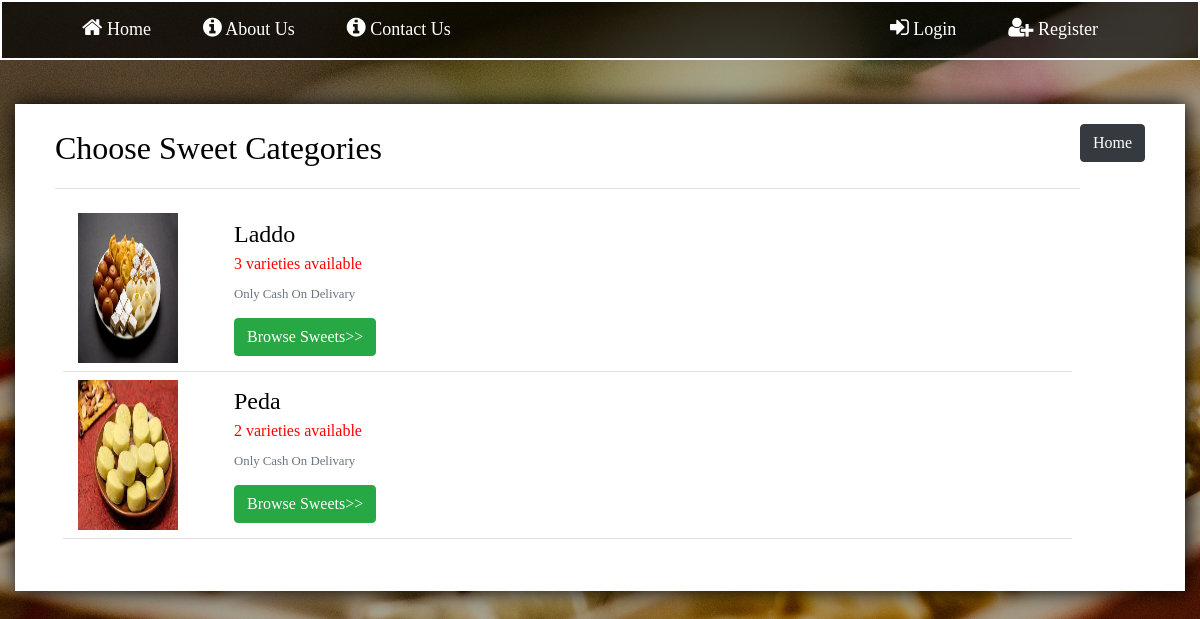
Page /store/type/ on the committed database.
### store/models.py (models this page shows, shortened)
class SweetType(models.Model):
    sweet_name = models.CharField(max_length=200)
    slug = models.SlugField(unique=True)
    image = models.ImageField(upload_to='Sweet_Types',default='default_sweet.jpg')
    date = models.DateTimeField(default=timezone.now)
    class Meta:
        unique_together = ('sweet_name','slug')
    @property
    def varieties(request):
        count = SpecificTypes.objects.filter(sweet_category_id = request.id).count()
        return count

### store/views.py (the view)
# urls.py: path('store/type/', UserStoreTypeView.as_view(), name='store-type'),
class UserStoreTypeView(ListView):
    model = SweetType
    context_object_name = 'types'
    template_name = 'store/user_store_type.html'
    def get_queryset(self):
        query = self.request.GET.get('q')
        if query:
            object_list = self.model.objects.filter(sweet_name__icontains = query)
        else:
            object_list = self.model.objects.all()
        return object_list

### store/templates/store/user_store_type.html (shortened to what this page needs)
{% extends 'store/base.html' %}
{% load crispy_forms_tags %}
{%block content%}
<div class="content-section">
    <div class="content">
              <a href="{% url 'store-home' %}"style="float:right">
                                <button  class="btn btn-dark">Home</button>
                            </a>
        <fieldset>
            <div class="border-bottom pb-2">
                <legend>Choose Sweet Categories</legend>
            </div>
            <div class="views form-group row my-4 mx-2">
                {% for item in types %}
                <div class="item col-lg-12 pb-2 border-bottom mb-2">
                    <div class="img">
                        <a href="{% url 'store-sweet' item.sweet_name %}"><img src="{{ item.image.url }}"></a>
                    </div>
                    <div class="details ml-3">
                        <a href="{% url 'store-sweet' item.sweet_name %}"><h4>{{item.sweet_name}}</h4></a>
                        <p style="color:red;white-space: nowrap;"> {{item.varieties}} varieties available</p>
                        <div class="text-muted">
                            <small>
                                <p>Only Cash On Delivary</p>
                            </small>
                        </div>
                        <div class="routes">
                            <a href="{% url 'store-sweet' item.sweet_name %}">
                                <button class="btn btn-success" style="white-space:nowrap">Browse Sweets>></button>
                            </a>
                           </div>
                    </div>
                </div>
                {% endfor %}
            </div>
        </fieldset>
    </div>
</div>
<br>
{%endblock content%}

### store/static/css/base.css (style rules this page uses)
* { font-family: Calibri }
body { background: linear-gradient(rgba(0, 0, 0, 0.3),rgba(0, 0, 0, 0.3),rgba(0, 0, 0, 0.3)), url(../images/img1.jpg); background-size: cover; background-position: center; background-attachment: fixed; background-repeat: no-repeat; width: auto; }
label,legend,.text-muted { color: black; }
.content-section { padding: 10px 20px; background: white; box-shadow: 2px 0 20px black; height: 100%; }

### store/templates/store/base.html (style rules this page uses)
.content-section { margin-top: 80px; }

### store/templates/store/user_store_type.html (style rules this page uses)
a button { color: purple; padding: 10px 20px; border: 2px solid purple; transition:0.3s ease; }
.item a, item a:hover { color:black; text-decoration:none }
.content-section { display: flex; }
.content { flex: 7; margin: 10px 20px; background: white; }
.item { display:flex; line-height:15px; align-items:center }
.item img { width: 100px; height: 150px; margin-right: 40px; }
legend { font-size:2em; }

### rows in the picture
SweetType: image (placeholder picture), sweet_name "Laddo", varieties "3"
SweetType: image (picture), sweet_name "Peda", varieties "2"
